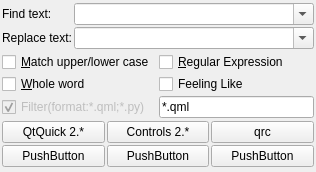
<?xml version="1.0" encoding="UTF-8"?>
<ui version="4.0">
 <class>Form</class>
 <widget class="QWidget" name="Form">
  <property name="geometry">
   <rect>
    <x>0</x>
    <y>0</y>
    <width>316</width>
    <height>172</height>
   </rect>
  </property>
  <property name="windowTitle">
   <string>Form</string>
  </property>
  <layout class="QVBoxLayout" name="verticalLayout">
   <property name="spacing">
    <number>2</number>
   </property>
   <property name="leftMargin">
    <number>2</number>
   </property>
   <property name="topMargin">
    <number>2</number>
   </property>
   <property name="rightMargin">
    <number>2</number>
   </property>
   <property name="bottomMargin">
    <number>2</number>
   </property>
   <item>
    <layout class="QGridLayout" name="gridLayout_2">
     <item row="0" column="0">
      <widget class="QLabel" name="TextLabel1">
       <property name="text">
        <string>Find text:</string>
       </property>
      </widget>
     </item>
     <item row="0" column="1">
      <widget class="QComboBox" name="findtextCombo">
       <property name="sizePolicy">
        <sizepolicy hsizetype="Expanding" vsizetype="Fixed">
         <horstretch>0</horstretch>
         <verstretch>0</verstretch>
        </sizepolicy>
       </property>
       <property name="toolTip">
        <string>Enter the search text or regular expression</string>
       </property>
       <property name="editable">
        <bool>true</bool>
       </property>
       <property name="insertPolicy">
        <enum>QComboBox::InsertAtTop</enum>
       </property>
       <property name="duplicatesEnabled">
        <bool>false</bool>
       </property>
      </widget>
     </item>
     <item row="1" column="0">
      <widget class="QLabel" name="replaceLabel">
       <property name="text">
        <string>Replace text:</string>
       </property>
      </widget>
     </item>
     <item row="1" column="1">
      <widget class="QComboBox" name="replacetextCombo">
       <property name="sizePolicy">
        <sizepolicy hsizetype="Preferred" vsizetype="Fixed">
         <horstretch>0</horstretch>
         <verstretch>0</verstretch>
        </sizepolicy>
       </property>
       <property name="toolTip">
        <string>Enter the replacement text or regular expression</string>
       </property>
       <property name="editable">
        <bool>true</bool>
       </property>
       <property name="insertPolicy">
        <enum>QComboBox::InsertAtTop</enum>
       </property>
       <property name="duplicatesEnabled">
        <bool>false</bool>
       </property>
      </widget>
     </item>
    </layout>
   </item>
   <item>
    <layout class="QGridLayout" name="gridLayout">
     <property name="spacing">
      <number>2</number>
     </property>
     <item row="2" column="0">
      <widget class="QCheckBox" name="filterCheckBox">
       <property name="enabled">
        <bool>false</bool>
       </property>
       <property name="toolTip">
        <string>Select to filter the files by a given filename pattern</string>
       </property>
       <property name="text">
        <string>Filter(format:*.qml;*.py)</string>
       </property>
       <property name="checked">
        <bool>true</bool>
       </property>
      </widget>
     </item>
     <item row="0" column="1">
      <widget class="QCheckBox" name="regexpCheckBox">
       <property name="toolTip">
        <string>Select if the searchtext is a regular expression</string>
       </property>
       <property name="text">
        <string>&amp;Regular Expression</string>
       </property>
      </widget>
     </item>
     <item row="2" column="1">
      <widget class="QLineEdit" name="filterEdit">
       <property name="enabled">
        <bool>true</bool>
       </property>
       <property name="sizePolicy">
        <sizepolicy hsizetype="Minimum" vsizetype="Fixed">
         <horstretch>0</horstretch>
         <verstretch>0</verstretch>
        </sizepolicy>
       </property>
       <property name="toolTip">
        <string>Enter the filename wildcards separated by ';'</string>
       </property>
       <property name="text">
        <string>*.qml</string>
       </property>
      </widget>
     </item>
     <item row="1" column="1">
      <widget class="QCheckBox" name="feelLikeCheckBox">
       <property name="toolTip">
        <string>Select to open the first occurence automatically</string>
       </property>
       <property name="text">
        <string>Feeling Like</string>
       </property>
      </widget>
     </item>
     <item row="0" column="0">
      <widget class="QCheckBox" name="caseCheckBox">
       <property name="toolTip">
        <string>Select to match case sensitive</string>
       </property>
       <property name="text">
        <string>&amp;Match upper/lower case</string>
       </property>
      </widget>
     </item>
     <item row="1" column="0">
      <widget class="QCheckBox" name="wordCheckBox">
       <property name="toolTip">
        <string>Select to match whole words only</string>
       </property>
       <property name="text">
        <string>&amp;Whole word</string>
       </property>
      </widget>
     </item>
    </layout>
   </item>
   <item>
    <layout class="QGridLayout" name="gridLayout_3">
     <item row="0" column="2">
      <widget class="QPushButton" name="btn3">
       <property name="text">
        <string>qrc</string>
       </property>
      </widget>
     </item>
     <item row="0" column="0">
      <widget class="QPushButton" name="btn1">
       <property name="text">
        <string>QtQuick 2.*</string>
       </property>
      </widget>
     </item>
     <item row="0" column="1">
      <widget class="QPushButton" name="btn2">
       <property name="text">
        <string>Controls 2.*</string>
       </property>
      </widget>
     </item>
     <item row="1" column="0">
      <widget class="QPushButton" name="btn4">
       <property name="text">
        <string>PushButton</string>
       </property>
      </widget>
     </item>
     <item row="1" column="1">
      <widget class="QPushButton" name="btn5">
       <property name="text">
        <string>PushButton</string>
       </property>
      </widget>
     </item>
     <item row="1" column="2">
      <widget class="QPushButton" name="btn6">
       <property name="text">
        <string>PushButton</string>
       </property>
      </widget>
     </item>
    </layout>
   </item>
  </layout>
 </widget>
 <resources/>
 <connections/>
</ui>
